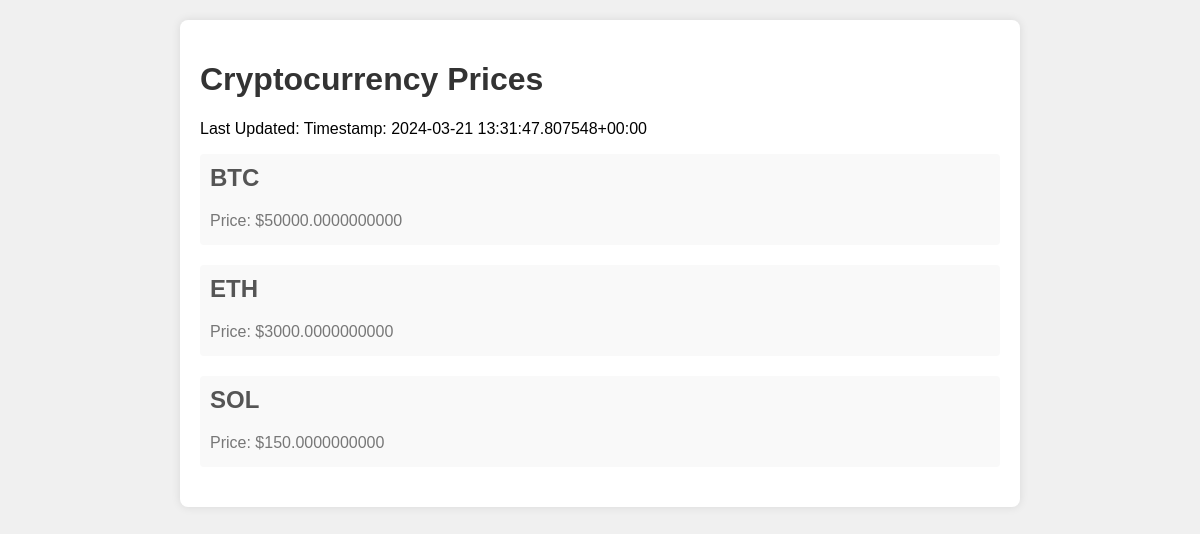
The app's page /, older data.
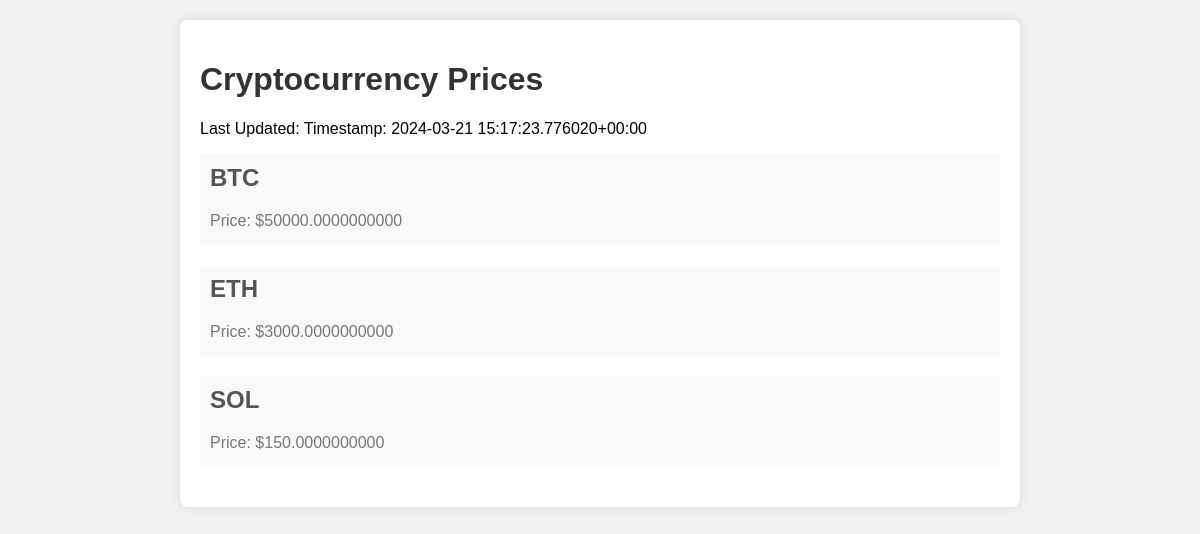
The same page, newer data.
### crypto_prices/models.py (models this page shows, shortened)
class CryptoPrice(models.Model):
    timestamp = models.DateTimeField(auto_now_add=True)
    def __str__(self):
        return f"Timestamp: {self.timestamp}"

class Currency(models.Model):
    crypto_prices = models.ForeignKey(CryptoPrice, on_delete=models.CASCADE)
    name = models.CharField(max_length=4)
    value = models.DecimalField(max_digits=20, decimal_places=10)

### crypto_prices/views.py (the view)
# urls.py: path('', crypto_views.display_prices, name='display_prices'),
def display_prices(request):
    last_updated = CryptoPrice.objects.latest('timestamp')
    currencies = Currency.objects.filter(crypto_prices=last_updated)
    print(last_updated)
    return render(request, 'prices.html', {'last_updated': last_updated,
                                           'currencies': currencies, })

### crypto_prices/templates/prices.html (shortened to what this page needs)
<!DOCTYPE html>
<html lang="en">
  <head>
  </head>
  <body>
    <div class="container">
      <h1>Cryptocurrency Prices</h1>
      <p>Last Updated: {{ last_updated }}</p>
      <div id="crypto-prices">
        {% for currency in currencies %}
        <div class="currency">
          <h2>{{ currency.name }}</h2>
          <p>Price: ${{ currency.value }}</p>
        </div>
        {% endfor %}
      </div>
    </div>
  </body>
</html>

### crypto_prices/templates/prices.html (style rules this page uses)
body { font-family: Arial, sans-serif; background-color: #f0f0f0; margin: 0; padding: 0; }
.container { max-width: 800px; margin: 20px auto; padding: 20px; background-color: #fff; border-radius: 8px; box-shadow: 0 0 10px rgba(0, 0, 0, 0.1); }
h1 { color: #333; }
.currency { margin-bottom: 20px; padding: 10px; background-color: #f9f9f9; border-radius: 4px; }
.currency h2 { margin-top: 0; color: #555; }
.currency p { margin: 5px 0; color: #777; }

Row changes from the older to the newer data that the page shows:
no longer on this page (row unchanged): CryptoPrice: timestamp "Timestamp: 2024-03-21 13:31:47.807548+00:00"
added CryptoPrice: timestamp "Timestamp: 2024-03-21 15:17:23.776020+00:00"
